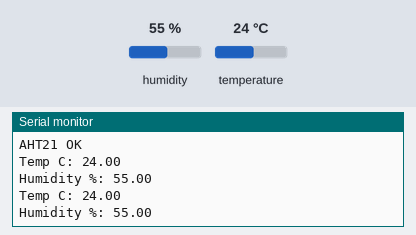
A sketch run on a simulated ESP32. Parts: the last lines printed to the serial monitor. The test bench sets the inputs (shaded band); at power-on: humidity 55 %, temperature 24 °C.

Above: at 2.7 s.
2.8 s: humidity set to 22 %
At 4.2 s:
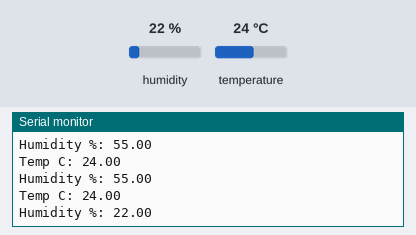
4.3 s: temperature set to 12 °C
At 5.2 s:
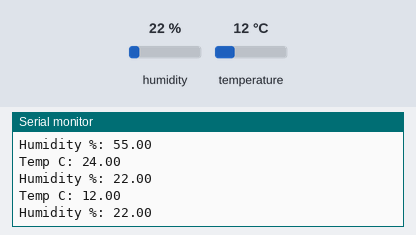
5.8 s: humidity set to 40 %
At 6.6 s:
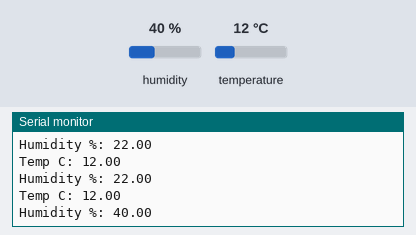
Timing chart, 0 to 8.8 s (numbered marks = the images above; inputs shaded):
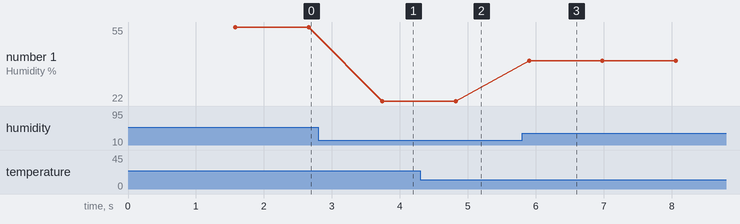

Measured:
- after the input at 2.8 s, the serial monitor: prints a new line after 0.94 s (image 1)
- after the input at 4.3 s, the serial monitor: prints a new line after 0.52 s (image 2)
- after the input at 5.8 s, the serial monitor: prints a new line after 0.10 s (image 3)
- plotted number 1: 55 → 22 after the input at 2.8 s, 22 → 40 after the input at 5.8 s

The sketch:

Test_Humidity-Temp_AHTX0.ino
```cpp
#include <Wire.h>
#include <Adafruit_AHTX0.h>

#define SDA_PIN 6
#define SCL_PIN 7

Adafruit_AHTX0 aht;

void setup() {
  Serial.begin(115200);
  delay(1500);
  Wire.begin(SDA_PIN, SCL_PIN);

  if (!aht.begin(&Wire, 0, 0x38)) {
    Serial.println("AHT21 not detected");
    while (1) delay(10);
  }

  Serial.println("AHT21 OK");
}

void loop() {
  sensors_event_t humidity, temp;
  aht.getEvent(&humidity, &temp);

  Serial.print("Temp C: ");
  //24–27°C → air-conditioned
  //27–30°C → normal indoor
  //30–35°C → hot / poorly ventilated
  Serial.println(temp.temperature, 2);

  Serial.print("Humidity %: ");
  //30–50%  → dry (aircon)
  //50–70%  → normal indoor
  //70–85%  → humid (Singapore baseline)
  //85–100% → very humid (shower / steam)
  Serial.println(humidity.relative_humidity, 2);

  delay(1000);
}
```
